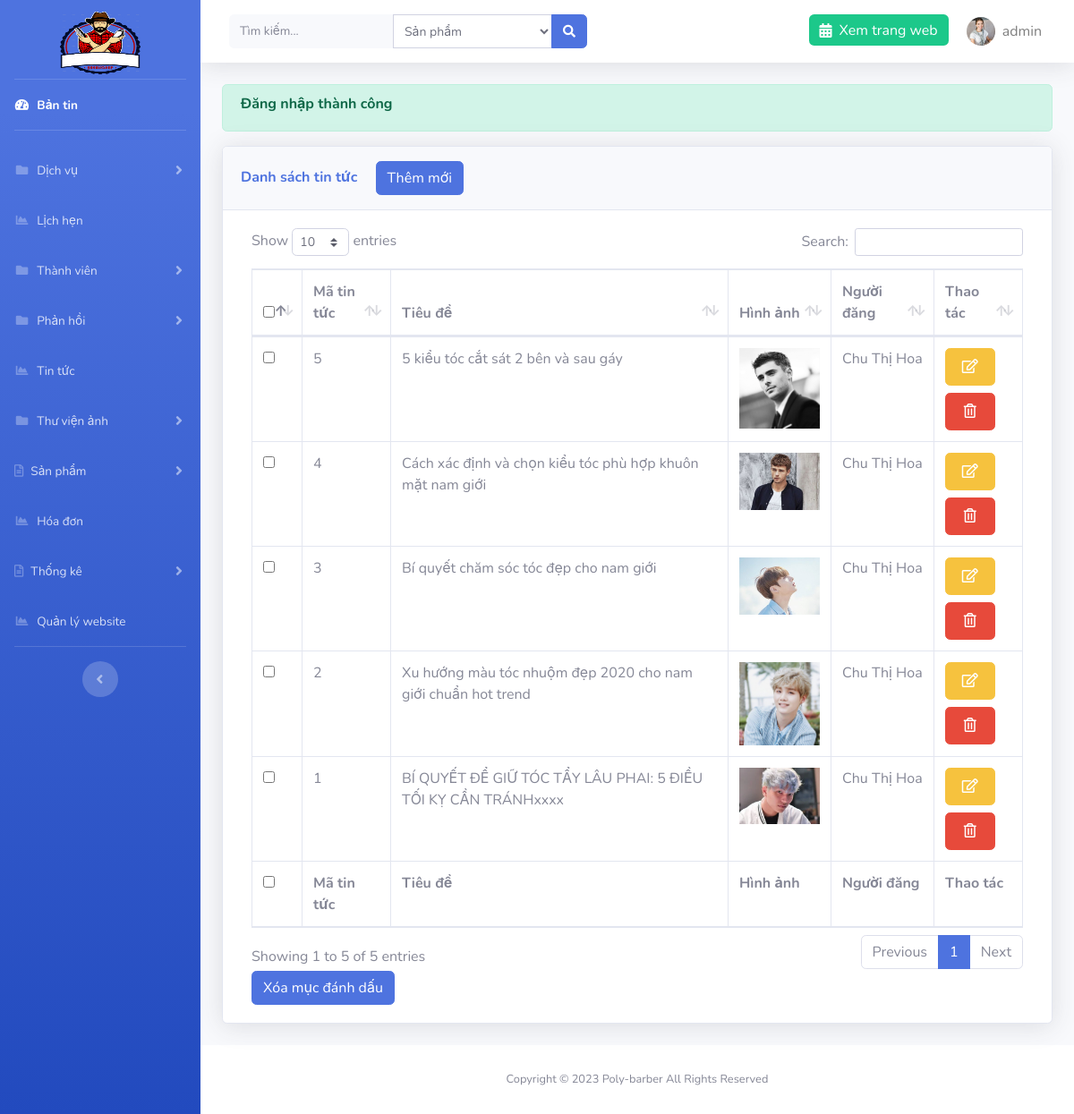
Page /admin/?page=new (signed in) on the committed database.
### tables this page shows
CREATE TABLE `setting` (
  `id` int(11) NOT NULL,
  `logo` varchar(191) NOT NULL,
  `file_ico` varchar(191) NOT NULL,
  `title` varchar(191) NOT NULL,
  `introduce` text NOT NULL,
  `slogan` varchar(191) NOT NULL
);

CREATE TABLE `news` (
  `id` int(11) NOT NULL,
  `title` varchar(191) NOT NULL,
  `content` text NOT NULL,
  `images` varchar(191) NOT NULL,
  `id_user` int(11) NOT NULL,
  `views` int(11) NOT NULL,
  `created_at` timestamp NOT NULL DEFAULT current_timestamp()
);

CREATE TABLE `users` (
  `id` int(11) NOT NULL,
  `account` varchar(191) NOT NULL,
  `password` varchar(191) NOT NULL,
  `name` varchar(191) NOT NULL,
  `address` varchar(255) NOT NULL,
  `phone` varchar(11) NOT NULL,
  `email` varchar(191) NOT NULL,
  `role` int(1) NOT NULL,
  `images` varchar(191) DEFAULT NULL,
  `code` varchar(191) DEFAULT NULL,
  `time_code` int(11) DEFAULT NULL
);

### libs/database.php (called while the page is built, shortened)
<?php
function connection()
{
    try {
       $conn = new PDO("mysql:host=localhost; dbname=cattoc; charset=utf8", "root", "");
    } catch (PDOException $e) {
        echo "Lỗi Kết nối" . $e->getMessage();
    }
    return $conn;
}
function query_exe($sql) {
    $conn = connection();
    try {
        $stmt = $conn->prepare($sql);
        $stmt->execute();
        $result = $stmt->fetchAll(PDO::FETCH_ASSOC);
        return $result;
    } catch (PDOException $e) {
        echo "Lỗi dữ liệu" . $e->getMessage();
    } finally {
        unset($conn);
    }
}
function query_limit($sql) {
    $conn = connection();
    try {
        $stmt = $conn->prepare($sql);
        $stmt->execute();
        $result = $stmt->fetch(PDO::FETCH_ASSOC);
        return $result;
    } catch (PDOException $e) {
        echo "Lỗi dữ liệu" . $e->getMessage();
    } finally {
        unset($conn);
    }
}

### libs/setting.php (called while the page is built, shortened)
<?php
require_once "database.php";
function list_limit_setting(){
    $sql = "SELECT * from setting order by id limit 0,1";
    return query_limit($sql);
}

### libs/news.php (called while the page is built, shortened)
<?php
require_once "database.php";
function list_all_new(){
    $sql = "SELECT news.*,users.name as user from news inner join users on users.id = news.id_user
    ORDER BY id DESC";
    return query_exe($sql);
}

### admin/news/index.php (the view, shortened to what this page needs)
<?php
$result = list_all_new();
?>
<div class="container-fluid">
    <?php if (isset($_SESSION['message'])) : ?>
        <div class="alert alert-success alert-bold">
            <h6 class="font-weight-bold alert-text"><?= $_SESSION['message'] ?></h6>
        </div>
    <?php endif; ?>
    <div class="card shadow mb-4">
        <div class="card-header py-3">
            <h6 class="m-0 font-weight-bold text-primary">Danh sách tin tức <a href="<?= ROOT ?>admin/?page=new&action=add" class="btn btn-primary ml-3">Thêm mới</a></h6>
        </div>
        <div class="card-body">
            <div class="table-responsive">
                <form action="" method="POST" class="col-12">
                    <table class="table table-bordered" id="dataTable" width="100%" cellspacing="0">
                        <thead>
                            <tr>
                                <th>
                                    <input type="checkbox" name="checkall" class="checkall">
                                </th>
                                <th>Mã tin tức</th>
                                <th>Tiêu đề</th>
                                <th>Hình ảnh</th>
                                <th>Người đăng</th>
                                <th>Thao tác</th>
                            </tr>
                        </thead>
                        <tfoot>
                            <tr>
                            <th>
                                    <input type="checkbox" name="checkall" class="checkall">
                                </th>
                                <th>Mã tin tức</th>
                                <th>Tiêu đề</th>
                                <th>Hình ảnh</th>
                                <th>Người đăng</th>
                                <th>Thao tác</th>
                            </tr>
                        </tfoot>
                        <tbody>
                            <?php foreach ($result as $r) : ?>
                                <tr>
                                    <td>
                                        <input type="checkbox" name="id[]"  value="<?= $r['id'] ?>">
                                    </td>
                                    <td><?= $r['id'] ?></td>
                                    <td><?= $r['title'] ?></td>
                                    <td>
                                        <img src="../images/sliders/<?= $r['images'] ?>" width="90" alt="">
                                    </td>
                                    <td><?=$r['user']?></td>
                                    <td>
                                        <a href="<?= ROOT ?>admin/?page=new&action=edit&id=<?= $r['id'] ?>" class="btn btn-warning d-block p-2 w-75 mb-2"><i class="far fa-edit"></i></a>
                                        <a href="<?= ROOT ?>admin/?page=new&id=<?= $r['id'] ?>" onclick="return confirm('Bạn có chắc muốn xóa không')" class="btn btn-danger d-block p-2 w-75"><i class="far fa-trash-alt"></i></a>
                                    </td>
                                </tr>
                            <?php endforeach; ?>
                        </tbody>
                    </table>
                    <button type="submit" class="btn btn-primary" id="btndel-category" name="btn-del">Xóa mục đánh dấu</button>
                </form>
            </div>
        </div>
    </div>
</div>

### admin/template/header.php (shortened to what this page needs)
<?php $setting = list_limit_setting(); ?>
<!DOCTYPE html>
<html lang="en">
<head>
    <link href="resource/vendor/fontawesome-free/css/all.min.css" rel="stylesheet" type="text/css">
    <link rel="stylesheet" href="resource/vendor/select2.min.css" />
<link rel="stylesheet" href="https://maxcdn.bootstrapcdn.com/bootstrap/4.4.1/css/bootstrap.min.css">
    <link href="resource/css/sb-admin-2.css" rel="stylesheet">
    <link href="resource/vendor/datatables/dataTables.bootstrap4.min.css" rel="stylesheet">
</head>
<body id="page-top">
    <div id="wrapper">
        <ul class="navbar-nav bg-gradient-primary sidebar sidebar-dark accordion" id="accordionSidebar">
            <a class="sidebar-brand d-flex align-items-center justify-content-center mb-3 pt-5" href="<?=ROOT?>admin">
                <img src="../images/<?=$setting['logo']?>" alt="logo" width="90" height="70">
            </a>
            <hr class="sidebar-divider my-0">
            <li class="nav-item active">
                <a class="nav-link" href="<?= ROOT ?>admin">
                    <i class="fas fa-fw fa-tachometer-alt"></i>
                    <span>Bản tin</span></a>
            </li>
            <hr class="sidebar-divider">
            <li class="nav-item">
                <a class="nav-link collapsed" href="#" data-toggle="collapse" data-target="#collapsePages" aria-expanded="true" aria-controls="collapsePages">
                    <i class="fas fa-fw fa-folder"></i>
                    <span>Dịch vụ</span>
                </a>
            </li>
            <li class="nav-item">
                <a class="nav-link" href="<?= ROOT ?>admin/?page=appointment">
                    <i class="fas fa-fw fa-chart-area"></i>
                    <span>Lịch hẹn</span></a>
            </li>
             <li class="nav-item">
                <a class="nav-link collapsed" href="#" data-toggle="collapse" data-target="#collapsePages2" aria-expanded="true" aria-controls="collapsePages">
                    <i class="fas fa-fw fa-folder"></i>
                    <span>Thành viên</span>
                </a>
            </li>
             <li class="nav-item">
                <a class="nav-link collapsed" href="#" data-toggle="collapse" data-target="#collapsePages3" aria-expanded="true" aria-controls="collapsePages">
                    <i class="fas fa-fw fa-folder"></i>
                    <span>Phản hồi</span>
                </a>
            </li>
               <li class="nav-item">
                <a class="nav-link" href="<?= ROOT ?>admin/?page=new">
                    <i class="fas fa-fw fa-chart-area"></i>
                    <span>Tin tức</span></a>
            </li>
  <li class="nav-item">
                <a class="nav-link collapsed" href="#" data-toggle="collapse" data-target="#collapsePages4" aria-expanded="true" aria-controls="collapsePages">
                    <i class="fas fa-fw fa-folder"></i>
                    <span>Thư viện ảnh</span>
                </a>
            </li>
            <li class="nav-item">
                <a class="nav-link collapsed" href="#" data-toggle="collapse" data-target="#collapseTwo" aria-expanded="true" aria-controls="collapseTwo">
                    <i class="far fa-file-alt"></i>
                    <span>Sản phẩm</span>
                </a>
            </li>
            <li class="nav-item">
                <a class="nav-link" href="<?= ROOT ?>admin/?page=order">
                    <i class="fas fa-fw fa-chart-area"></i>
                    <span>Hóa đơn</span></a>
            </li>
            <li class="nav-item">
                <a class="nav-link collapsed" href="#" data-toggle="collapse" data-target="#collapseTwo1" aria-expanded="true" aria-controls="collapseTwo">
                    <i class="far fa-file-alt"></i>
                    <span>Thống kê</span>
                </a>
            </li>
               <li class="nav-item">
                <a class="nav-link" href="<?= ROOT ?>admin/?page=setting">
                    <i class="fas fa-fw fa-chart-area"></i>
                    <span>Quản lý website</span></a>
            </li>
            <hr class="sidebar-divider d-none d-md-block">
            <div class="text-center d-none d-md-inline">
                <button class="rounded-circle border-0" id="sidebarToggle"></button>
            </div>
        </ul>
        <div id="content-wrapper" class="d-flex flex-column">
            <div id="content">
                <nav class="navbar navbar-expand navbar-light bg-white topbar mb-4 static-top shadow">
                    <form class="d-none d-sm-inline-block form-inline mr-auto ml-md-3 my-2 my-md-0 mw-100 navbar-search" method="POST" action="<?= ROOT ?>admin/search.php">
                        <div class="input-group">
                            <input name="keyword" type="text" title="Vui lòng nhập nội dung tìm kiếm" class="form-control bg-light border-0 small" placeholder="Tìm kiếm..." aria-label="Search" aria-describedby="basic-addon2" required>
                            <select name="select_search" id="" class="form-control form-control-sm select-search">
                        <option value="1">Sản phẩm</option>
                    </select>
                            <div class="input-group-append">
                                <button class="btn btn-primary" type="submit">
                                    <i class="fas fa-search fa-sm"></i>
                                </button>
                            </div>
                        </div>
                    </form>
                    <ul class="navbar-nav ml-auto">
                        <li class="nav-item no-arrow">
                            <a href="<?=ROOT?>" class="nav-link bg-success text-white h-50 mt-3 rounded"><i class="fas fa-calendar-alt mr-2"></i>Xem trang web</a>
                        </li>
                        <li class="nav-item dropdown no-arrow">
                            <a class="nav-link dropdown-toggle" href="" id="userDropdown" role="button" data-toggle="dropdown" aria-haspopup="true" aria-expanded="false">
                                <img class="img-profile rounded-circle" src="../images/users/<?=$_SESSION['user']['images']?>">
                                <span class="ml-2 mr-2 text-black-50"><?=$_SESSION['user']['account']?></span>
                            </a>
                        </li>
                    </ul>
                </nav>

### rows in the picture
setting: logo (picture)
news: id "5", title "5 kiểu tóc cắt sát 2 bên và sau gáy", images (picture), id_user.name "Chu Thị Hoa"
news: id "4", title "Cách xác định và chọn kiểu tóc phù hợp khuôn mặt nam giới", images (picture), id_user.name "Chu Thị Hoa"
news: id "3", title "Bí quyết chăm sóc tóc đẹp cho nam giới", images (picture), id_user.name "Chu Thị Hoa"
news: id "2", title "Xu hướng màu tóc nhuộm đẹp 2020 cho nam giới chuẩn hot trend", images (picture), id_user.name "Chu Thị Hoa"
news: id "1", title "BÍ QUYẾT ĐỂ GIỮ TÓC TẨY LÂU PHAI: 5 ĐIỀU TỐI KỴ CẦN TRÁNHxxxx", images (picture), id_user.name "Chu Thị Hoa"

### other values in the picture
$_SESSION['user']['account'] "admin"
$_SESSION['message'] "Đăng nhập thành công"
